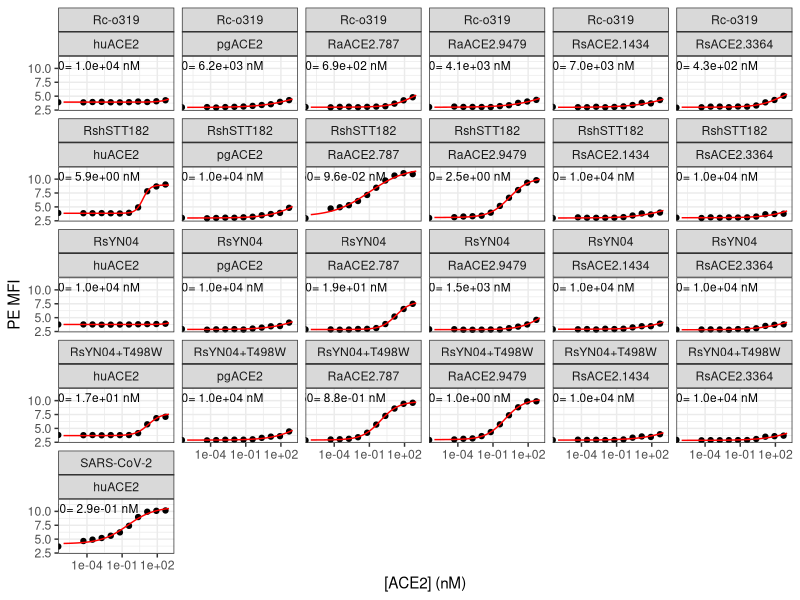
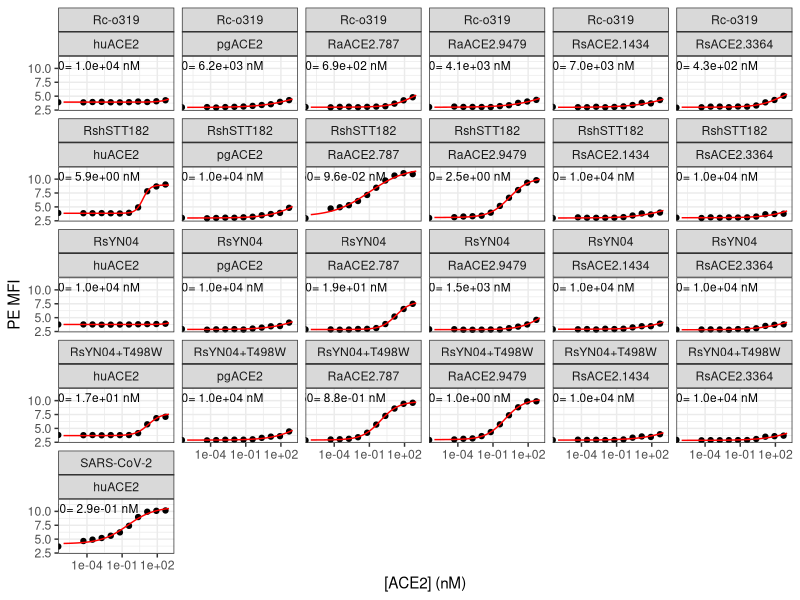

Here is the R script that generated these plots, in order:
## ---- chunk 1
require("knitr")
knitr::opts_chunk$set(echo = T)
knitr::opts_chunk$set(dev.args = list(png = list(type = "cairo")))

#list of packages to install/load
packages = c("ggplot2", "data.table", "tidyverse", "dplyr", "broom", "gridExtra")
#install any packages not already installed
installed_packages <- packages %in% rownames(installed.packages())
if(any(installed_packages == F)){
  install.packages(packages[!installed_packages])
}
#load packages
invisible(lapply(packages, library, character.only=T))

#make results directory
if(!file.exists("results")){
 dir.create(file.path("results"))
}


## ---- chunk 2
# The palette with grey:
cbPalette <- c("#999999", "#E69F00", "#56B4E9", "#009E73", "#F0E442", 
               "#0072B2", "#D55E00", "#CC79A7")
# The palette with black
cbbPalette <- c("#000000", "#E69F00", "#56B4E9", "#009E73", "#F0E442", 
                "#0072B2", "#D55E00", "#CC79A7")
## ---- chunk 3
dt <- read.csv(file="data_input_isogenics2.csv", stringsAsFactors=F)
## ---- chunk 4
dt$mean_PE <- log(dt$geomean_PE)
dt$conc_nM <- 10^9 * dt$conc_M

head(dt, n=5)
## ---- chunk 5
nls_broom <- dt %>%
  group_by(protein, genotype) %>%
  do(tidy(nls(mean_PE ~ (a/(1+(EC50/conc_nM)^n))+b,
              data=.,
              start=list(a=6,b=3.5,EC50=1,n=1),
              lower=list(a=4,b=2,EC50=1e-6,n=0.2),
              upper=list(a=9,b=5,EC50=1e4,n=5),
              algorithm="port"
              )
          )
  )

dt <- dt %>%
  merge(nls_broom %>%
          filter(term=="EC50") %>%
          select(estimate, std.error) %>%
          rename(EC50="estimate",
                 EC50_SE="std.error"), by=c("protein","genotype"), sort=F)

dt <- dt %>%
  merge(nls_broom %>%
          filter(term=="n") %>%
          select(estimate, std.error) %>%
          rename(hill="estimate",
                 hill_SE="std.error"), by=c("protein","genotype"), sort=F)

write.csv(nls_broom,"./results/nls_fits_isogenics1.csv", row.names = FALSE)

head(dt, n=5)
## ---- chunk 6
summary <- dt %>%
  select(protein, genotype, EC50, EC50_SE, hill, hill_SE) %>%
  unique()

summary
write.csv(summary,"./results/summary_isogenics2.csv", row.names = FALSE)
## ---- chunk 7
conc_nM = c(1:20 %o% 10^(-6:3)) # this should only generate ~200 estimates per titration (faster!)

nls_predictions <- dt %>%
  select(protein, genotype) %>%
  merge(nls_broom %>%
          select(-statistic, -p.value, -std.error) %>%
          spread(term, estimate),
        by=c("protein","genotype"),sort=F) %>%
  unique() %>%
  merge(dt %>% select(protein, genotype, EC50_SE) %>% unique(), by=c("protein","genotype"),sort=F) %>%
  merge(as.data.frame(conc_nM), all=TRUE,sort=F) %>%
  mutate(mean_PE = (a/(1+(EC50/conc_nM)^n))+b)

head(nls_predictions, n=5)
## ---- chunk 8
annotations <- dt %>%
  select(protein, genotype, EC50) %>%
  unique() %>%
  remove_rownames()

ggplot(dt, aes(conc_nM, mean_PE)) +
  geom_point() +
  geom_line(data = nls_predictions,
            aes(conc_nM, mean_PE),
            color="red") + 
  scale_x_log10(lim=c(1e-6,1e3)) +
  xlab("[ACE2] (nM)") +
  ylab("PE MFI") +
  facet_wrap(~ genotype+protein,ncol=6) +
  geom_text(
    data    = annotations,
    mapping = aes(x = 1e-4,
                  y = 10.5,
                  label = c(paste(
                    "EC50=", format(EC50, digits=2),
                    "nM"))),
    size=3) +
  theme_bw()

ggsave(
  "./results/isogenics2.pdf",
  scale = 1,
  width = NA,
  height = NA,
  useDingbats=F
)
## ---- chunk 9

p1 <- ggplot(dt %>% filter(genotype %in% c("Rc-o319")), aes(conc_nM, mean_PE)) +
  geom_point(aes(color=protein)) +
  geom_line(data = nls_predictions %>% filter(genotype %in% c("Rc-o319")),
            aes(conc_nM, mean_PE, color=protein),
            ) + 
  ggtitle("Rc-o319") +
  scale_x_log10(lim=c(1e-6,1e3)) +
  scale_y_continuous(lim=c(2.75,12)) +
  xlab("[ACE2] (nM)") +
  ylab("PE MFI") +
  scale_color_manual(values=cbPalette) +
  theme_bw()

p2 <- ggplot(dt %>% filter(genotype %in% c("RshSTT182")), aes(conc_nM, mean_PE)) +
  geom_point(aes(color=protein)) +
  geom_line(data = nls_predictions %>% filter(genotype %in% c("RshSTT182")),
            aes(conc_nM, mean_PE, color=protein),
            ) +  
  ggtitle("RshSTT182") +
  scale_x_log10(lim=c(1e-6,1e3)) +
  scale_y_continuous(lim=c(2.75,12)) +
  xlab("[ACE2] (nM)") +
  ylab("PE MFI") +
  scale_color_manual(values=cbPalette) +
  theme_bw()

p3 <- ggplot(dt %>% filter(genotype %in% c("RsYN04")), aes(conc_nM, mean_PE)) +
  geom_point(aes(color=protein)) +
  geom_line(data = nls_predictions %>% filter(genotype %in% c("RsYN04")),
            aes(conc_nM, mean_PE, color=protein),
            ) +  
  ggtitle("RsYN04") +
  scale_x_log10(lim=c(1e-6,1e3)) +
  scale_y_continuous(lim=c(2.75,12)) +
  xlab("[ACE2] (nM)") +
  ylab("PE MFI") +
  scale_color_manual(values=cbPalette) +
  theme_bw()

p4 <- ggplot(dt %>% filter(genotype %in% c("RsYN04+T498W")), aes(conc_nM, mean_PE)) +
  geom_point(aes(color=protein)) +
  geom_line(data = nls_predictions %>% filter(genotype %in% c("RsYN04+T498W")),
            aes(conc_nM, mean_PE, color=protein),
            ) +  
  ggtitle("RsYN04+T498W") +
  scale_x_log10(lim=c(1e-6,1e3)) +
  scale_y_continuous(lim=c(2.75,12)) +
  xlab("[ACE2] (nM)") +
  ylab("PE MFI") +
  scale_color_manual(values=cbPalette) +
  theme_bw()

g <- arrangeGrob(p1, p2, p3, p4, ncol=2, widths=c(3.75,3.75), heights=c(2.5,2.5))

ggsave(
  "./results/isogenics2_multi1.pdf",
  g,
  scale = 1,
  width = 7.5,
  height = 5,
  useDingbats=F
)

